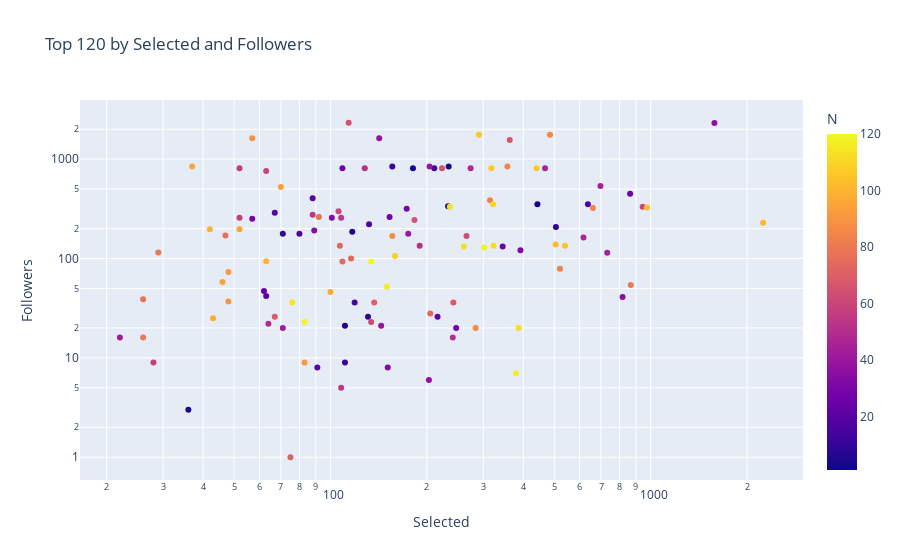

Write notebook code for a chart like this one.
### Code cell
fig3 = px.scatter(result_vis, x='Selected', y='Followers', color='N', log_x=True, log_y=True, hover_data=['Title','Selected','Followers'], title='Top 120 by Selected and Followers')
fig3.show()

### Figure 1 — Plotly figure (JSON) as saved in the notebook; plotly's stock layout.template omitted (floating-point values rounded to 4 significant figures)
{"data": [{"customdata": [["Benuta Leon Cream Wool Rug"], ["A set of clothes and accessories to fill a wardrobe or store and showroom"], ["Cairns pedestal Divan.ru"], ["Boheme Uno collection"], ["curtains with piping"], ["Emmi Chair From MINOTTI Brand"], ["Dressing room 28"], ["Set of Epson projectors."], ["coffee table decor set 005"], ["Bathroom furniture 28 in neoclassical style"], ["Basic wardrobe made of cabinet furniture with doors 2"], ["Double shower curtain with hidden ceiling cornice"], ["Decorative set NG27"], ["Sockets and switches Donel series R98"], ["Benuta Dave Rectangular Fur Rug (3 colors)"], ["Bathroom furniture 27 modular in a modern style"], ["Indoor Plant Set 89"], ["Vibia Plus Minus"], ["Graceful Dual Layer Curtains Velvet with Sheer Overlay"], ["Bathroom Accessories 71"], ["Decorative plaster 25"], ["Anders Dusty Rose Pink Area Rug"], ["Ventilation system."], ["Set of ceilings Armstrong and Grilyato"], ["Curtains with Roman blinds 2"], ["Porcelain tiles Nolana Estima"], ["Lindsay Laurie coffee table Divan.ru"], ["Decorative Set-086 Shelf Accessories"], ["Set of clothes for the wardrobe"], ["Decorative set with a bouquet of lilacs in a glass vase"], ["Decorative set with branch ch15"], ["Houseplants 01"], ["Connect Soft Modular Sofa 2"], ["Table setting 45"], ["FloorGen Tools 1.5.4"], ["TV wall with Xiaomi laser projector"], ["Office chair Ashley"], ["Roman blinds"], ["Garden Plants - Outdoor Flowers 654"], ["Basic wardrobe made of cabinet furniture with doors"], ["Childrens open wardrobe with desk, modular, modern, 25"], ["MicroCement Vitra Porcelain Tiles"], ["Pouf Loreen StoolGroup"], ["Washing machine and dryer Samsung"], ["Set of cabinet fronts. Furniture for the wardrobe. Wooden facades with rattan slats, milled or fabric."], ["Cookware set NG5"], ["Boucle Fabric"], ["Clothes for wardrobe NG15"], ["Yamaguchi Skyway Massage Chair"], ["Jewelry organizer"], ["Mogens table Divan.ru"], ["Headboard 5"], ["Minotti Horizonte Modular Sofa"], ["Built-in ironing board Rocket"], ["Round pendant chandelier made of ribbed glass 164FA-33126 Garda Decor"], ["Clifford Thorvall table and chairs Divan.ru"], ["Marlet Corner Sofa Set1"], ["Teyo Belvedere Vanity"], ["Luceplan Levante Pendant Lamps"], ["Rack with clothes 03"], ["Boen parquet board wood flooring"], ["Padel"], ["Italon STELLARIS Decor FullPack"], ["PlayStation 5 Collection"], ["Kiana chair Divan.ru"], ["Wood Materials LuxLucia Casa - 7 Colors Set04W1"], ["541 hallway zone 14 minimal modular wardeobe with seating niche"], ["Grilles for ventilation and air conditioning Redvent"], ["Canon printer set."], ["Pinboard with childrens drawings"], ["Furniture hinges / PBR textures"], ["Shower 1"], ["Kitchen 29"], ["Decor set with water and pears stv005"], ["Decorative set 099"], ["Bathroom accessories 01"], ["Decorative Set-089"], ["Carpet Flow"], ["EQUIPE BALI"], ["Mateo Dining chair, Adrien Table"], ["Bosch ovens and microwaves"], ["Cafe Equipment Set 4"], ["Poplar / Populus deltoides #9"], ["Coffee Shop 6"], ["Bathroom decor with a set of different cosmetic products"], ["Realistic meadow grass"], ["Showcase with glasses"], ["Porcelanosa DURANGO"], ["Indoor Plant 849 - Cinnamons Tree"], ["Bathroom accessories Z45"], ["Roman blind with tassels"], ["Counter Stool Bar Stool Folsom"], ["VOLUME Bed"], ["Kids Room Decor 153"], ["Furniture Composition 303"], ["Washable Rug Pam Beige, Gray and Cream by Benuta"], ["kitchen modern-071"], ["Rimadesio Altair storage"], ["Furniture Composition 313"], ["Flower In Vase 77"], ["LAUNDRY SET (Poliform FITTED + ASKO)"], ["Tennis court"], ["Laundry Room _ 0005"], ["Sinks and faucets Omoikiri"], ["TV Samsung QLED The Frame 4K LS03B"], ["Emma Naomi Brenda tables Divan.ru"], ["Water bottle and glass NG4"], ["Prefabricated juniper panel"], ["Robot vacuum cleaner Xiaomi Robot Vacuum Cleaner X20"], ["SAFAVIEH Dina Coastal Jute Rug Round"], ["Hidden doors Piu Design"], ["Kitchen 8"], ["Curtains with Roman blinds"], ["Rubber Coating"], ["Sockets and switches Systeme Electric ArtGallery series"], ["Collection of 21 windows"], ["Bar Cabinet"], ["Children play area | Interactive"], ["Wood planks 02"], ["Bunk bed for kids 11"]], "hovertemplate": "Selected=%{x}<br>Followers=%{y}<br>Title=%{customdata[0]}<br>N=%{marker.color}<extra></extra>", "legendgroup": "", "marker": {"color": [1, 2, 3, 4, 5, 6, 7, 8, 9, 10, 11, 12, 13, 14, 15, 16, 17, 18, 19, 20, 21, 22, 23, 24, 25, 26, 27, 28, 29, 30, 31, 32, 33, 34, 35, 36, 37, 38, 39, 40, 41, 42, 43, 44, 45, 46, 47, 48, 49, 50, 51, 52, 53, 54, 55, 56, 57, 58, 59, 60, 61, 62, 63, 64, 65, 66, 67, 68, 69, 70, 71, 72, 73, 74, 75, 76, 77, 78, 79, 80, 81, 82, 83, 84, 85, 86, 87, 88, 89, 90, 91, 92, 93, 94, 95, 96, 97, 98, 99, 100, 101, 102, 103, 104, 105, 106, 107, 108, 109, 110, 111, 112, 113, 114, 115, 116, 117, 118, 119, 120], "coloraxis": "coloraxis", "symbol": "circle"}, "mode": "markers", "name": "", "orientation": "v", "showlegend": false, "type": "scatter", "x": [443, 234, 181, 36, 111, 117, 233, 131, 506, 71, 156, 111, 211, 119, 637, 80, 132, 63, 67, 88, 91, 62, 216, 863, 345, 247, 109, 153, 173, 57, 392, 151, 101, 89, 817, 1582, 203, 144, 142, 204, 175, 71, 22, 697, 732, 468, 617, 274, 64, 241, 128, 190, 108, 88, 108, 52, 52, 28, 63, 106, 944, 134, 266, 114, 223, 183, 363, 242, 67, 137, 75, 107, 116, 205, 109, 47, 92, 26, 29, 26, 867, 521, 315, 660, 357, 485, 284, 156, 57, 48, 83, 48, 46, 70, 52, 37, 43, 100, 42, 63, 2245, 505, 974, 540, 291, 440, 318, null, 159, 322, 323, 387, 261, 236, 76, 150, 380, 302, 83, 134], "xaxis": "x", "y": [352, 843, 811, 3, 21, 186, 336, 26, 207, 177, 843, 9, 811, 36, 352, 177, 221, 42, 289, 403, 8, 47, 26, 448, 132, 20, 811, 262, 317, 251, 121, 8, 257, 191, 41, 2310, 6, 21, 1620, 843, 177, 20, 16, 537, 114, 811, 163, 811, 22, 16, 811, 134, 257, 276, 5, 811, 257, 9, 759, 299, 332, 23, 168, 2322, 811, 244, 1554, 36, 26, 36, 1, 134, 100, 28, 93, 170, 262, 39, 115, 16, 54, 79, 385, 323, 843, 1763, 20, 168, 1620, 37, 9, 73, 58, 523, 197, 843, 25, 46, 197, 94, 229, 138, 326, 134, 1763, 811, 811, 250, 106, 352, 134, 20, 132, 332, 36, 52, 7, 129, 23, 93], "yaxis": "y"}], "layout": {"coloraxis": {"colorbar": {"title": {"text": "N"}}, "colorscale": [[0, "#0d0887"], [0.1111, "#46039f"], [0.2222, "#7201a8"], [0.3333, "#9c179e"], [0.4444, "#bd3786"], [0.5556, "#d8576b"], [0.6667, "#ed7953"], [0.7778, "#fb9f3a"], [0.8889, "#fdca26"], [1, "#f0f921"]]}, "legend": {"tracegroupgap": 0}, "title": {"text": "Top 120 by Selected and Followers"}, "xaxis": {"anchor": "y", "domain": [0, 1], "title": {"text": "Selected"}, "type": "log"}, "yaxis": {"anchor": "x", "domain": [0, 1], "title": {"text": "Followers"}, "type": "log"}}}
